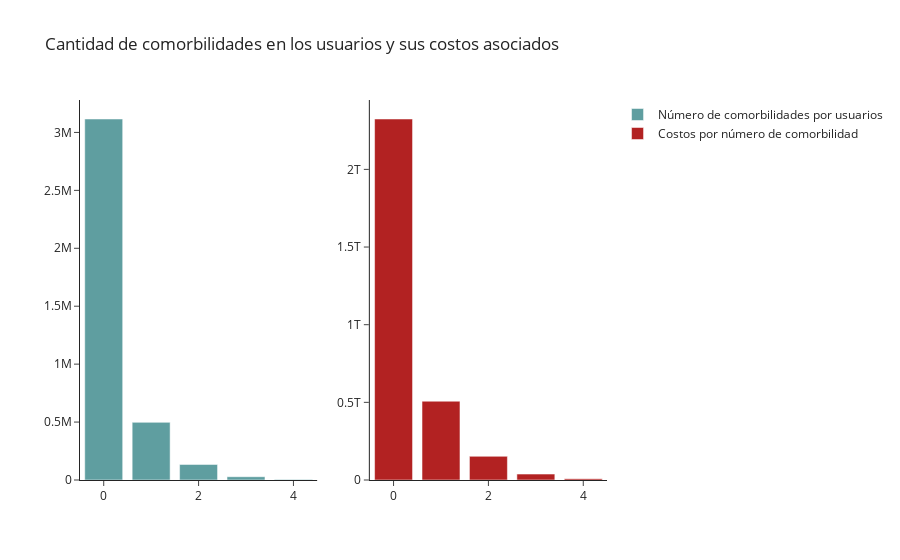

Notebook code cell kept with this figure:
### Code cell
# Diseñode de los diagramas
fig = make_subplots(rows = 1, cols = 2)

fig.add_trace(
    go.Bar(x = conteo_morbilidades['Numero_Comorbilidades'], y = conteo_morbilidades['Cantidad'], name = 'Número de comorbilidades por usuarios', marker_color = 'cadetblue'),
    row = 1, col = 1
)

fig.add_trace(
    go.Bar(x = costos_comorbilidad['Numero_Comorbilidades'], y = costos_comorbilidad['Costos'], name = 'Costos por número de comorbilidad', marker_color = 'firebrick'),
    row = 1, col = 2
)

fig.update_layout(
    title_text = 'Cantidad de comorbilidades en los usuarios y sus costos asociados',
    template = 'simple_white')

fig.show();

### Figure 1 — Plotly figure (JSON) as saved in the notebook; plotly's stock layout.template omitted (floating-point values rounded to 4 significant figures)
{"data": [{"marker": {"color": "cadetblue"}, "name": "Número de comorbilidades por usuarios", "type": "bar", "x": [0, 1, 2, 3, 4], "xaxis": "x", "y": [3115912, 497631, 134285, 28352, 5151], "yaxis": "y"}, {"marker": {"color": "firebrick"}, "name": "Costos por número de comorbilidad", "type": "bar", "x": [0, 1, 2, 3, 4], "xaxis": "x2", "y": [2324481297546, 507357010427, 152473757961, 38046452201, 8744600974], "yaxis": "y2"}], "layout": {"title": {"text": "Cantidad de comorbilidades en los usuarios y sus costos asociados"}, "xaxis": {"anchor": "y", "domain": [0, 0.45]}, "xaxis2": {"anchor": "y2", "domain": [0.55, 1]}, "yaxis": {"anchor": "x", "domain": [0, 1]}, "yaxis2": {"anchor": "x2", "domain": [0, 1]}}}
